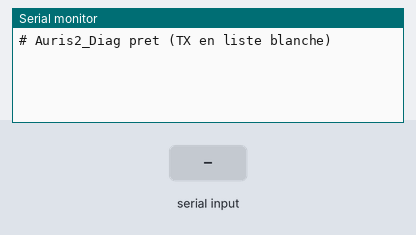
Bench run of a sketch on a simulated ESP32. Shown: the last lines printed to the serial monitor. The inputs (shaded band) are chosen by the test bench. No CAN messages arrive unless stated.

Above: at 1.2 s.
1.3 s: "ST\n" received over Serial
At 2.5 s:
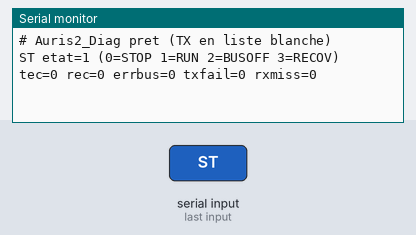
2.8 s: "TX \n" received over Serial
At 3.9 s:
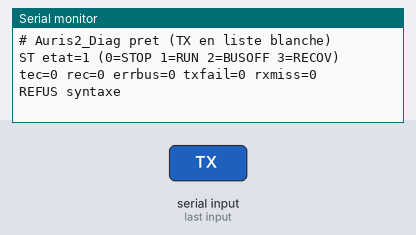

The sketch:

Auris2_Diag.ino
```cpp
/*
  Auris2_Diag : sketch de TEST, pont USB-serie <-> CAN pilote par le PC (tools/diag.py).

  /!\ ATTENTION : contrairement a Auris2_Module, ce sketch EMET sur le bus (TWAI_MODE_NORMAL).
  - A televerser A LA PLACE d'Auris2_Module, voiture a l'arret, en P.
  - Quand les tests sont finis : RETELEVERSER Auris2_Module (listen-only).

  Services autorises (LISTE BLANCHE codee en dur, tout le reste est REFUSE) :
    01 (donnees courantes), 03 (lecture DTC), 09 (infos vehicule), 21 (KWP lecture), 22 (UDS lecture)
    + controle de flux ISO-TP (octet0 = 0x30) pour recevoir les reponses multi-trames.
  IDs autorises : 0x7DF et 0x700..0x7F7, trame standard, DLC 8, jamais RTR/etendue,
    jamais un ID deja vu sur le bus (anti-collision). Max 20 TX / s.
  Interdits (entre autres) : 10, 11, 14, 27, 2E, 2F, 31, 34-37, 3E, 85, first/consecutive frames.

  Serie 115200 : commande "TX <id hex 3> <16 hex>"  ex "TX 7E0 0201050000000000" -> "OK" / "REFUS <raison>"
  Sortie : trames 0x700..0x7FF au format candump "(sec.ms) can0 7E8#0441057B..."
  La table autorise() est dupliquee dans tools/diag.py : les deux doivent rester IDENTIQUES.
*/
#include "driver/twai.h"

#define CAN_TX_PIN D2
#define CAN_RX_PIN D3

bool vu[2048];  // tout ID standard recu au moins une fois
uint32_t tsTx[20];  // dates des 20 derniers TX acceptes (ms)
uint8_t nTx = 0;
char ligne[48];
uint8_t nl = 0;

void stop(const char* msg) {
  for (;;) { Serial.println(msg); delay(1000); }
}

// Pure (hors vu[]) : true si la trame est autorisee, sinon raison remplie (>= 32 octets).
bool autorise(uint32_t id, const uint8_t* d, char* raison) {
  if (!(id == 0x7DF || (id >= 0x700 && id <= 0x7F7))) { strcpy(raison, "id hors liste"); return false; }
  if (vu[id]) { strcpy(raison, "id utilise sur le bus"); return false; }
  if (d[0] == 0x30) {  // flux ISO-TP CTS ; pas de sens vers le broadcast
    if (id == 0x7DF) { strcpy(raison, "FC vers 7DF"); return false; }
    return true;
  }
  uint8_t n = d[0], s = d[1];
  if (n < 1 || n > 7) { strcpy(raison, "PCI non autorise"); return false; }
  if (!(s == 0x01 || s == 0x03 || s == 0x09 || s == 0x21 || s == 0x22)) { strcpy(raison, "service non autorise"); return false; }
  if ((s == 0x03 && n != 1) || (s == 0x22 && n != 3) || ((s == 0x01 || s == 0x09 || s == 0x21) && n < 2)) { strcpy(raison, "longueur"); return false; }
  return true;
}

int hex(char c) {
  if (c >= '0' && c <= '9') return c - '0';
  if (c >= 'A' && c <= 'F') return c - 'A' + 10;
  if (c >= 'a' && c <= 'f') return c - 'a' + 10;
  return -1;
}

bool chk(uint32_t id, const char* h, bool attendu) {
  uint8_t d[8];
  char r[32];
  for (int i = 0; i < 8; i++) d[i] = hex(h[2 * i]) * 16 + hex(h[2 * i + 1]);
  return autorise(id, d, r) == attendu;
}

void autoTest() {
  bool ok = chk(0x7E0, "0201050000000000", true) &&
            chk(0x7DF, "0201050000000000", true) &&
            chk(0x7E0, "0322F19000000000", true) &&
            chk(0x7E0, "0122000000000000", false) &&  // 22 exige N=3
            chk(0x7E0, "0103000000000000", true) &&
            chk(0x7E0, "0203000000000000", false) &&  // 03 exige N=1
            chk(0x7E0, "022E010000000000", false) &&
            chk(0x7E0, "1003000000000000", false) &&  // first frame
            chk(0x7E0, "0210030000000000", false) &&
            chk(0x7E0, "0114000000000000", false) &&
            chk(0x7E0, "0227000000000000", false) &&
            chk(0x7E0, "0211010000000000", false) &&
            chk(0x6C0, "0201050000000000", false) &&
            chk(0x7F8, "0201050000000000", false) &&
            chk(0x7E0, "3000000000000000", true) &&
            chk(0x7DF, "3000000000000000", false) &&
            chk(0x7E0, "21FF000000000000", false) &&  // consecutive frame
            chk(0x7E0, "0001050000000000", false) &&
            chk(0x7E0, "0801050000000000", false);
  vu[0x7E1] = true;
  ok = ok && chk(0x7E1, "0201050000000000", false);
  vu[0x7E1] = false;
  if (!ok) stop("AUTOTEST autorise() KO : blocage");
}

void commande(const char* l) {
  char r[32];
  uint8_t d[8];
  if (strcmp(l, "ST") == 0) {  // état du contrôleur (lecture seule)
    twai_status_info_t s;
    if (twai_get_status_info(&s) != ESP_OK) { Serial.println("ST erreur"); return; }
    Serial.printf("ST etat=%d (0=STOP 1=RUN 2=BUSOFF 3=RECOV) tec=%lu rec=%lu errbus=%lu txfail=%lu rxmiss=%lu\n",
                  (int)s.state, (unsigned long)s.tx_error_counter, (unsigned long)s.rx_error_counter,
                  (unsigned long)s.bus_error_count, (unsigned long)s.tx_failed_count, (unsigned long)s.rx_missed_count);
    return;
  }
  if (strncmp(l, "TX ", 3) != 0 || strlen(l) != 3 + 3 + 1 + 16 || l[6] != ' ') { Serial.println("REFUS syntaxe"); return; }
  uint32_t id = 0;
  for (int i = 3; i < 6; i++) { int h = hex(l[i]); if (h < 0) { Serial.println("REFUS syntaxe"); return; } id = id * 16 + h; }
  for (int i = 0; i < 8; i++) {
    int a = hex(l[7 + 2 * i]), b = hex(l[8 + 2 * i]);
    if (a < 0 || b < 0) { Serial.println("REFUS syntaxe"); return; }
    d[i] = a * 16 + b;
  }
  if (!autorise(id, d, r)) { Serial.print("REFUS "); Serial.println(r); return; }
  uint32_t now = millis();
  if (nTx == 20 && now - tsTx[0] < 1000) { Serial.println("REFUS limiteur 20/s"); return; }
  twai_status_info_t st;
  if (twai_get_status_info(&st) != ESP_OK || st.state != TWAI_STATE_RUNNING) { Serial.println("REFUS bus pas RUNNING"); return; }
  twai_message_t m = {};
  m.identifier = id;
  m.data_length_code = 8;
  memcpy(m.data, d, 8);
  if (twai_transmit(&m, pdMS_TO_TICKS(10)) != ESP_OK) { Serial.println("REFUS tx"); return; }
  if (nTx == 20) { memmove(tsTx, tsTx + 1, 19 * sizeof(uint32_t)); nTx = 19; }
  tsTx[nTx++] = now;
  Serial.println("OK");
}

void setup() {
  Serial.begin(115200);
  autoTest();
  twai_general_config_t g = TWAI_GENERAL_CONFIG_DEFAULT((gpio_num_t)CAN_TX_PIN, (gpio_num_t)CAN_RX_PIN, TWAI_MODE_NORMAL);
  g.rx_queue_len = 128;
  twai_timing_config_t t = TWAI_TIMING_CONFIG_500KBITS();
  twai_filter_config_t f = TWAI_FILTER_CONFIG_ACCEPT_ALL();
  if (twai_driver_install(&g, &t, &f) != ESP_OK) stop("TWAI install KO");
  if (twai_start() != ESP_OK) stop("TWAI start KO");
  Serial.println("# Auris2_Diag pret (TX en liste blanche)");
}

void loop() {
  twai_message_t m;
  while (twai_receive(&m, 0) == ESP_OK) {
    if (m.extd) continue;
    vu[m.identifier & 0x7FF] = true;
    if (m.identifier >= 0x700 && m.identifier <= 0x7FF) {
      uint32_t ms = millis();
      Serial.printf("(%lu.%03lu) can0 %03X#", (unsigned long)(ms / 1000), (unsigned long)(ms % 1000), (unsigned)m.identifier);
      for (int i = 0; i < m.data_length_code && !m.rtr; i++) Serial.printf("%02X", m.data[i]);
      Serial.print('\n');
    }
  }
  while (Serial.available()) {
    char c = Serial.read();
    if (c == '\r') continue;
    if (c == '\n') { ligne[nl] = 0; if (nl) commande(ligne); nl = 0; }
    else if (nl < sizeof(ligne) - 1) ligne[nl++] = c;  // ligne trop longue : tronquee, donc refusee (longueur)
  }
}
```

Measured:
- after the input at 1.3 s, the serial monitor: prints a new line at once (image 1)
- after the input at 2.8 s, the serial monitor: prints a new line at once (image 2)
